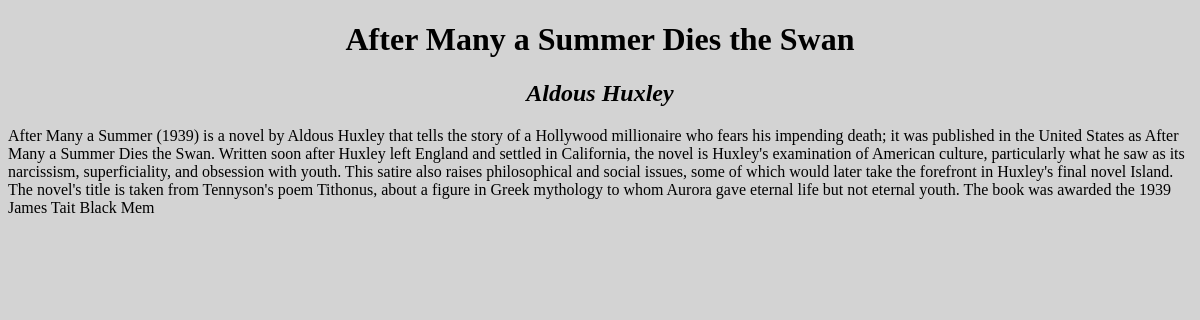
The app's page /article.php?id=4 with its own data.
### tables this page shows
CREATE TABLE IF NOT EXISTS `articles` (
  `id` int(11) NOT NULL AUTO_INCREMENT,
  `title` varchar(255) NOT NULL,
  `author` varchar(255) NOT NULL,
  `body` longtext NOT NULL,
  PRIMARY KEY (`id`)
);

### article.php (the view, shortened to what this page needs)
<!DOCTYPE HTML>
<html>
 <head>
  <link rel="stylesheet" type="text/css" href="style.css"/>
 </head>
 <body>
  <?php
$connection = mysql_connect('127.0.0.1', 'root', '');
?>
<div id = "wrapper">
<?
if ($connection) {
if(!isset($_GET['id'])){
print 'No id found';
}
else{
$id = $_GET['id'];
$result = mysql_query('SELECT id, body, author, title FROM articles WHERE id = "'.$id.'"');
while($row = mysql_fetch_array($result)){
print'<h1>'.$row['title'].'</h1>';
print'<h2><em>'.$row['author'].'</em></h2>';
print'<p>'. $row['body'].'</p>';
}
}
}
?>
</div>
</body>
</html

### style.css (style rules this page uses)
h1 { text-align:center; }
h2 { text-align:center; }
body { background:lightgrey; }
#wrapper { margin:auto; }

### records on screen
articles: title "After Many a Summer Dies the Swan", author "Aldous Huxley", body "After Many a Summer (1939) is a novel by Aldous Huxley that tells the story of a Hollywood millionaire who fears his impending death; it was published in the United States as After Many a Summer Dies the Swan. Written soon after Huxley left England and settled in California, the novel is Huxley's examination of American culture, particularly what he saw as its narcissism, superficiality, and obsession with youth. This satire also raises philosophical and social issues, some of which would later take the forefront in Huxley's final novel Island. The novel's title is taken from Tennyson's poem Tithonus, about a figure in Greek mythology to whom Aurora gave eternal life but not eternal youth.…"
